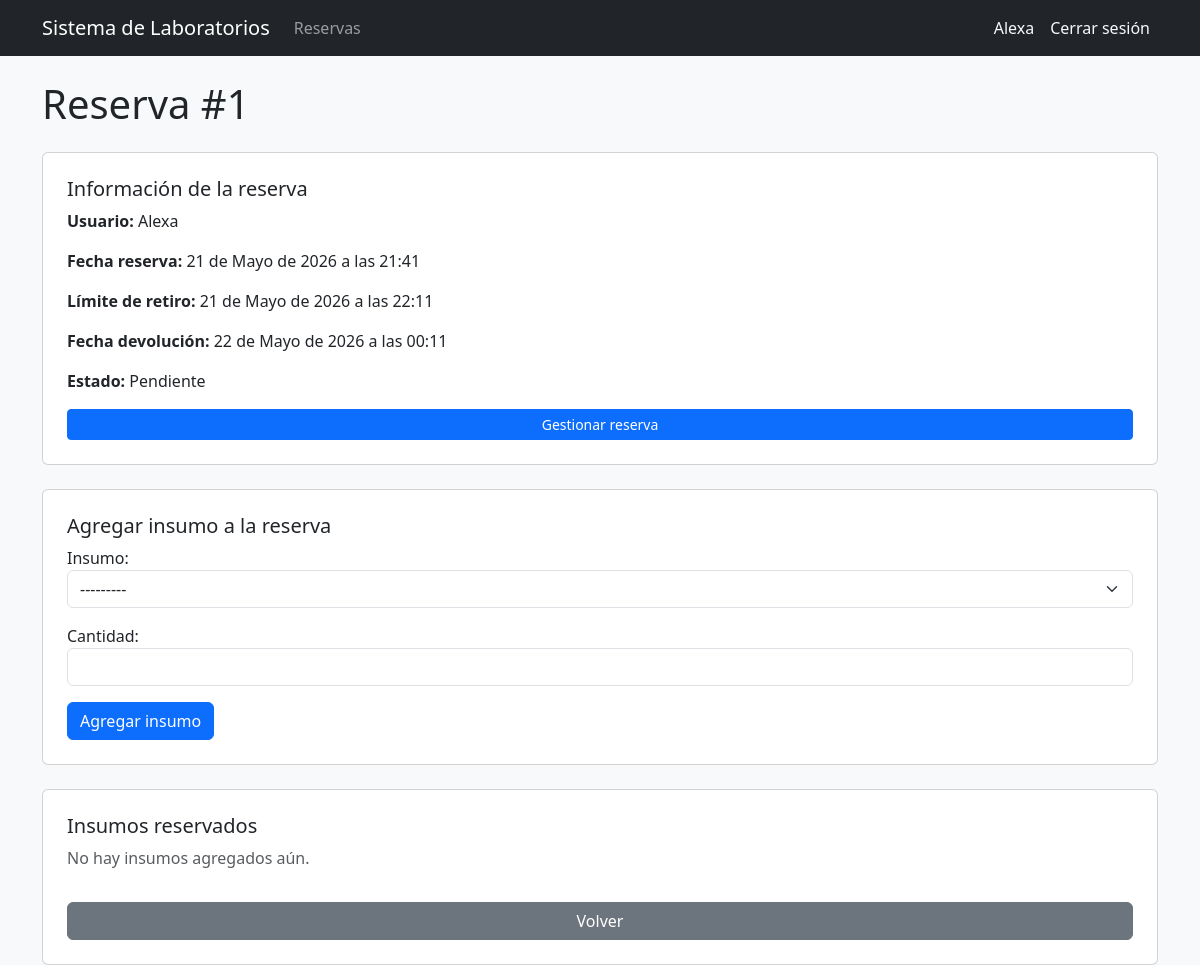
Page /reservas/1/ (signed in) on the earlier database version.
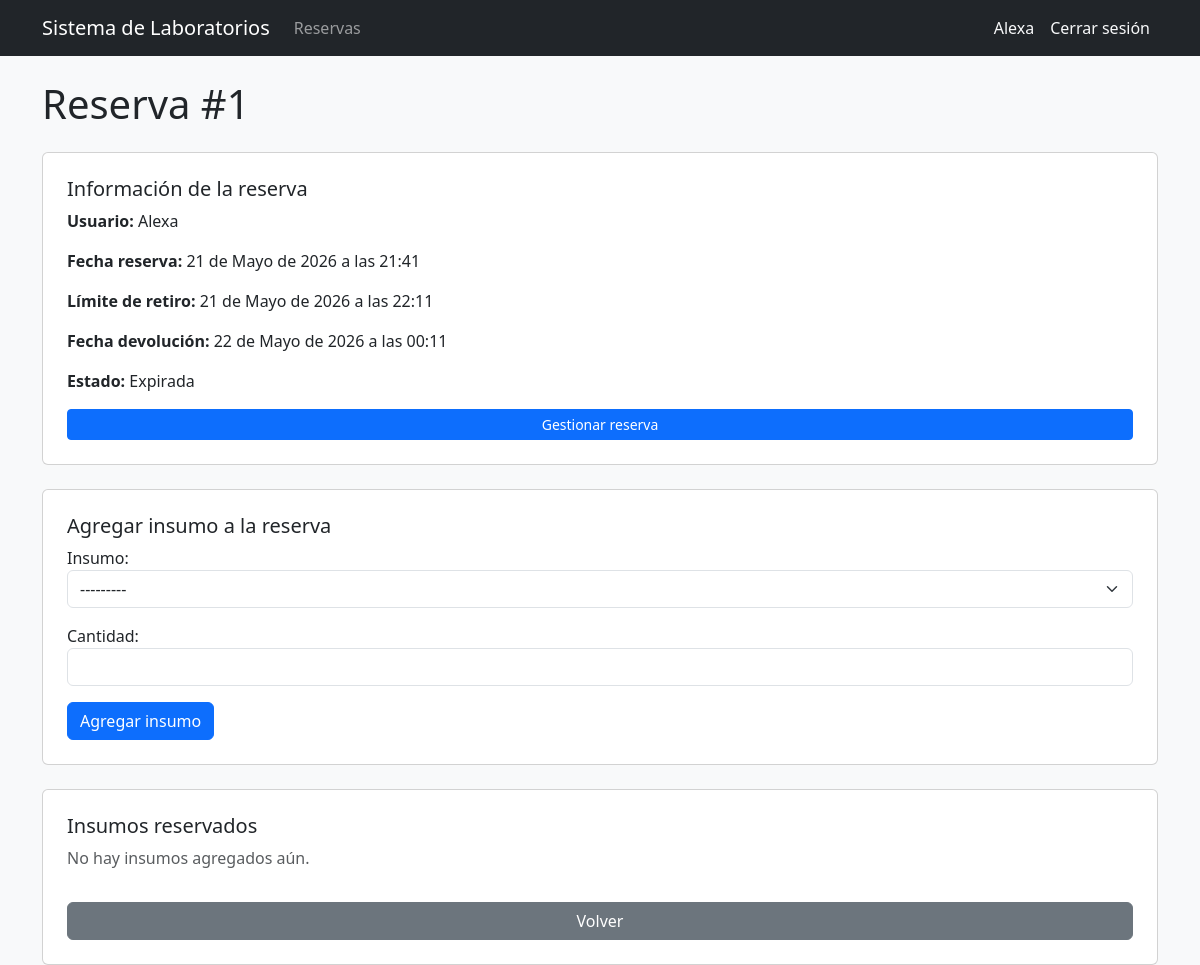
Same page on the later database version.
### reservas/models.py (models this page shows, shortened)
class Reserva(models.Model):
    usuario = models.ForeignKey(
        'users.Usuario',
        on_delete=models.CASCADE
    )
    fecha_reserva = models.DateTimeField()
    hora_limite_retiro = models.DateTimeField(
        null=True,
        blank=True
    )
    fecha_devolucion = models.DateTimeField(
        null=True,
        blank=True
    )
    estado = models.ForeignKey(
        EstadoReserva,
        on_delete=models.CASCADE,
        null=True,
        blank=True
    )
    fecha_creacion = models.DateTimeField(auto_now_add=True)

class EstadoReserva(models.Model):
    nombre = models.CharField(max_length=50)
    def __str__(self):
        return self.nombre

### users/models.py (models this page shows)
class Usuario(AbstractUser):
    codigo = models.CharField(max_length=50, unique=True, blank=True)
    programa = models.CharField(max_length=100, blank=True)
    rol = models.ForeignKey(
        Rol,
        on_delete=models.CASCADE,
        null=True,
        blank=True
    )
    def __str__(self):
        return self.username

### reservas/views.py (the view)
# urls.py: path('<int:id>/', detalle_reserva, name='detalle_reserva'),
@rol_requerido('Administrador', 'Encargado', 'Docente', 'Estudiante')
def detalle_reserva(request, id):
    reserva = get_object_or_404(Reserva, id=id)
    insumos = ReservaInsumo.objects.filter(reserva=reserva)
    if request.method == 'POST':
        form = ReservaInsumoForm(request.POST)
        if form.is_valid():
            insumo = form.save(commit=False)
            insumo.reserva = reserva
            insumo.save()
            return redirect('detalle_reserva', id=reserva.pk)
    else:
        form = ReservaInsumoForm()
    return render(
        request,
        'reservas/detalle.html',
        {
            'reserva': reserva,
            'insumos': insumos,
            'form': form
        }
    )

### reservas/forms.py
class ReservaInsumoForm(forms.ModelForm):
    class Meta:
        model = ReservaInsumo
        fields = [
            'insumo',
            'cantidad',
        ]
        widgets = {
            'insumo': forms.Select(
                attrs={
                    'class': 'form-select'
                }
            ),
            'cantidad': forms.NumberInput(
                attrs={
                    'class': 'form-control',
                    'min': 1
                }
            ),
        }

### inventario/models.py (called while the page is built)
    def __str__(self):
        return self.nombre

### templates/reservas/detalle.html (shortened to what this page needs)
{% extends 'base_general.html' %}
{% block contenido %}
<h1 class="mb-4">Reserva #{{ reserva.id }}</h1>
<div class="card p-4 mb-4">
    <h5>Información de la reserva</h5>
    <p><strong>Usuario:</strong> {{ reserva.usuario }}</p>
    <p><strong>Fecha reserva:</strong> {{ reserva.fecha_reserva }}</p>
    <p><strong>Límite de retiro:</strong> {{ reserva.hora_limite_retiro }}</p>
    <p><strong>Fecha devolución:</strong> {{ reserva.fecha_devolucion }}</p>
    <p><strong>Estado:</strong> {{ reserva.estado }}</p>
    <a
        href="/reservas/{{ reserva.id }}/aprobar/"
    class="btn btn-primary btn-sm"
>
    Gestionar reserva
</a>
</div>
<div class="card p-4 mb-4">
    <h5>Agregar insumo a la reserva</h5>
    <form method="POST">
        {{ form.as_p }}
        <button type="submit" class="btn btn-primary">
            Agregar insumo
        </button>
    </form>
</div>
<div class="card p-4">
    <h5>Insumos reservados</h5>
    {% if insumos %}
    <table class="table table-striped">
        <thead>
            <tr>
                <th>Insumo</th>
                <th>Cantidad</th>
            </tr>
        </thead>
        <tbody>
            {% for insumo in insumos %}
            <tr>
                <td>{{ insumo.insumo.nombre }}</td>
                <td>{{ insumo.cantidad }}</td>
            </tr>
            {% endfor %}
        </tbody>
    </table>
    {% else %}
    <p class="text-muted">No hay insumos agregados aún.</p>
    {% endif %}
    <a href="/reservas/" class="btn btn-secondary mt-3">
        Volver
    </a>
</div>
{% endblock %}

Differences in the rows shown:
changed Reserva "Alexa": estado "Pendiente" → "Expirada"
